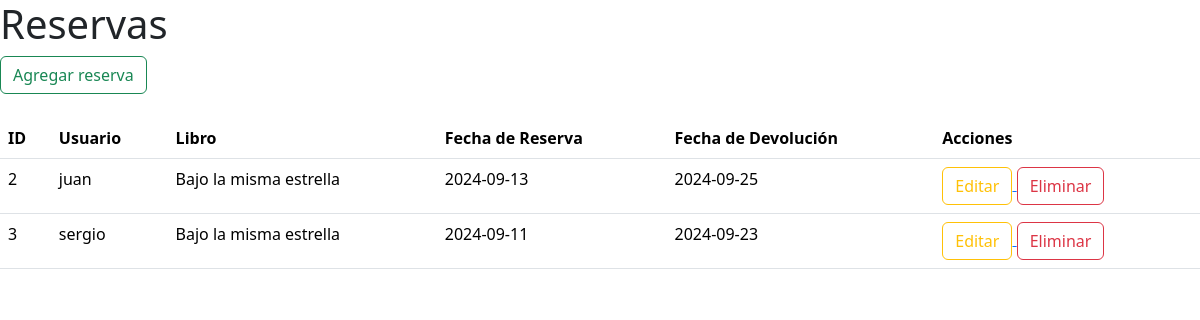
The app's page /ver_reservas/, older data.
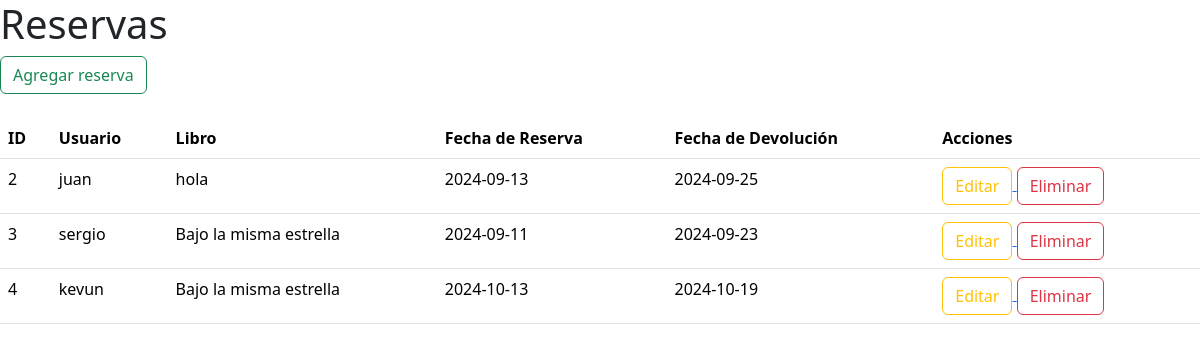
The same page, newer data.
### biblioteca/models.py (models this page shows, shortened)
class Reserva(models.Model):
    usuario = models.CharField(max_length=100, help_text="Nombre del usuario que realiza la reserva")
    libro = models.ForeignKey('Libro', on_delete=models.CASCADE, help_text="Libro reservado")
    fecha_reserva = models.DateField(help_text="Fecha en que se realiza la reserva")
    fecha_devolucion = models.DateField(help_text="Fecha en que debe devolverse el libro")

class Libro(models.Model):
    titulo = models.CharField(max_length=254)
    autor = models.CharField(max_length=100)
    no_paginas = models.IntegerField()
    fecha_publicacion = models.DateField(help_text= "Fecha Publicacion")
    CLASIFICAC = (
        (0, ""),
        (1, "Romance"),
        (2, "Aventura"),
        (3, "Ficción"),
    )
    clasificacion = models.IntegerField(choices=CLASIFICAC, default=0 )
    foto = models.ImageField(upload_to="img/libros", default="img/libros/default.png", null=True, blank=True)

### biblioteca/views.py (the view)
# urls.py: path('ver_reservas/', views.ver_reservas, name='ver_reservas'),
def ver_reservas(request):
    reservas = Reserva.objects.all()
    return render(request, "libros/ver_reservas.html", {'reservas': reservas})

### biblioteca/templates/libros/ver_reservas.html (shortened to what this page needs)
<!DOCTYPE html>
<html lang="es">
<head>
    <link href="https://cdn.jsdelivr.net/npm/bootstrap@5.3.3/dist/css/bootstrap.min.css" rel="stylesheet">
</head>
<body>
    <h1> Reservas </h1>
    <a href="{% url 'agregar_reserva' %}">
        <button type="button" class="btn btn-outline-success">Agregar reserva</button>
    </a>
    <br /><br />
    <table class="table">
        <thead>
            <tr>
                <th scope="col">ID</th>
                <th scope="col">Usuario</th>
                <th scope="col">Libro</th>
                <th scope="col">Fecha de Reserva</th>
                <th scope="col">Fecha de Devolución</th>
                <th scope="col">Acciones</th>
            </tr>
        </thead>
        <tbody>
            {% for reserva in reservas %}
            <tr>
                <td>{{ reserva.id }}</td>
                <td>{{ reserva.usuario }}</td>
                <td>{{ reserva.libro.titulo }}</td>
                <td>{{ reserva.fecha_reserva|date:"Y-m-d" }}</td>
                <td>{{ reserva.fecha_devolucion|date:"Y-m-d" }}</td>
                <td>
                    <a href="{% url 'editar_reserva' reserva.id %}">
                        <button type="button" class="btn btn-outline-warning">Editar</button>
                    </a>
                    <a href="{% url 'eliminar_reserva' reserva.id %}" onclick="return confirm('¿Estás seguro de que deseas eliminar esta reserva?');">
                        <button class="btn btn-outline-danger" type="button">Eliminar</button>
                    </a>
                </td>
            </tr>
            {% endfor %}
        </tbody>
    </table>
</body>
</html>

Row changes from the older to the newer data that the page shows:
changed Reserva "juan": libro.titulo "Bajo la misma estrella" → "hola"
added Reserva: id "4", usuario "kevun", libro.titulo "Bajo la misma estrella", fecha_reserva "2024-10-13", fecha_devolucion "2024-10-19"
